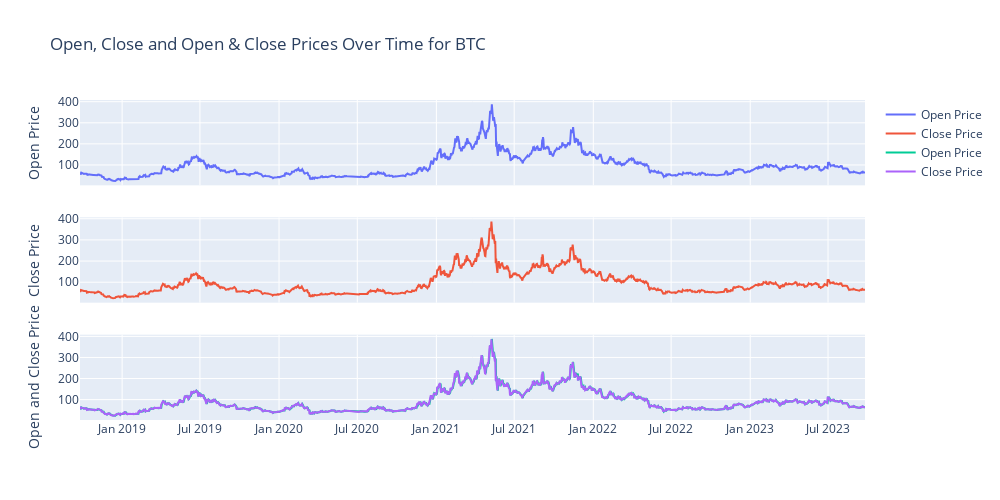

This figure's notebook cell:
### Markdown cell above
### Now, subplots for Open and Closed Prices

### Code cell
#Subplots for open and close prices

fig = make_subplots(rows=3, cols=1, shared_xaxes=True, vertical_spacing=0.1)

# First subplot (Open Price)
fig.add_trace(go.Scatter(x=LITECOIN['Date'], y=LITECOIN['Open'], mode='lines', name='Open Price'), row=1, col=1)
fig.update_yaxes(title_text="Open Price", row=1, col=1)

# Second subplot (Close Price)
fig.add_trace(go.Scatter(x=LITECOIN['Date'], y=LITECOIN['Close'], mode='lines', name='Close Price'), row=2, col=1)
fig.update_yaxes(title_text="Close Price", row=2, col=1)

# Third subplot(Open and Close Prices)
fig.add_trace(go.Scatter(x=LITECOIN['Date'], y=LITECOIN['Open'], mode='lines', name='Open Price'), row=3, col=1)
fig.add_trace(go.Scatter(x=LITECOIN['Date'], y=LITECOIN['Close'], mode='lines', name='Close Price'), row=3, col=1)
fig.update_yaxes(title_text="Open and Close Price", row=3, col=1)

# setting up the title and size of the graph
fig.update_layout(title_text="Open, Close and Open & Close Prices Over Time for BTC",
    height=500,  # Set the height
    width=1000) # width
fig.show()

### Figure 1 — Plotly figure (JSON) as saved in the notebook; plotly's stock layout.template omitted (floating-point values rounded to 4 significant figures; data arrays with more than 128 entries replaced by an {"elided": "..."} marker saying what was removed)
{"data": [{"mode": "lines", "name": "Open Price", "type": "scatter", "x": {"elided": "1827 str values"}, "xaxis": "x", "y": {"elided": "1827 float values"}, "yaxis": "y"}, {"mode": "lines", "name": "Close Price", "type": "scatter", "x": {"elided": "1827 str values"}, "xaxis": "x2", "y": {"elided": "1827 float values"}, "yaxis": "y2"}, {"mode": "lines", "name": "Open Price", "type": "scatter", "x": {"elided": "1827 str values"}, "xaxis": "x3", "y": {"elided": "1827 float values"}, "yaxis": "y3"}, {"mode": "lines", "name": "Close Price", "type": "scatter", "x": {"elided": "1827 str values"}, "xaxis": "x3", "y": {"elided": "1827 float values"}, "yaxis": "y3"}], "layout": {"height": 500, "title": {"text": "Open, Close and Open & Close Prices Over Time for BTC"}, "width": 1000, "xaxis": {"anchor": "y", "domain": [0, 1], "matches": "x3", "showticklabels": false}, "xaxis2": {"anchor": "y2", "domain": [0, 1], "matches": "x3", "showticklabels": false}, "xaxis3": {"anchor": "y3", "domain": [0, 1]}, "yaxis": {"anchor": "x", "domain": [0.7333, 1], "title": {"text": "Open Price"}}, "yaxis2": {"anchor": "x2", "domain": [0.3667, 0.6333], "title": {"text": "Close Price"}}, "yaxis3": {"anchor": "x3", "domain": [0, 0.2667], "title": {"text": "Open and Close Price"}}}}
